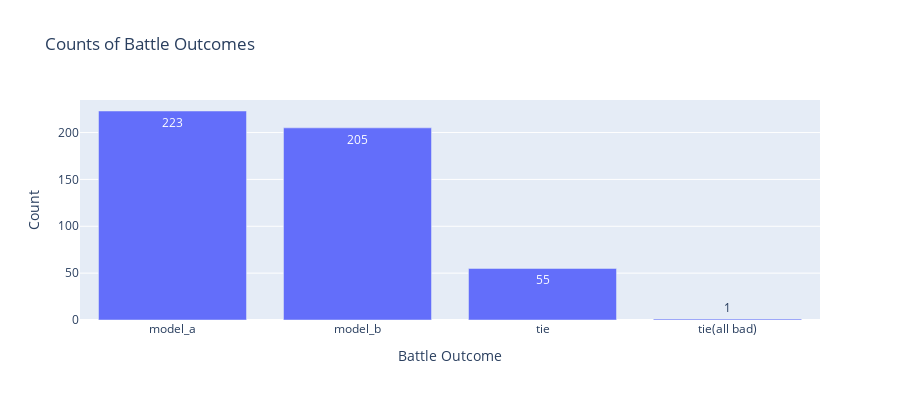

The code cell stored with this chart in its notebook:
### Code cell
fig = px.bar(data["winner"].value_counts(),
             title="Counts of Battle Outcomes", text_auto=True, height=400)
fig.update_layout(xaxis_title="Battle Outcome", yaxis_title="Count",
                  showlegend=False)
fig

### Figure 1 — Plotly figure (JSON) as saved in the notebook; plotly's stock layout.template omitted (floating-point values rounded to 4 significant figures)
{"data": [{"alignmentgroup": "True", "hovertemplate": "variable=count<br>winner=%{x}<br>value=%{y}<extra></extra>", "legendgroup": "count", "marker": {"color": "#636efa", "pattern": {"shape": ""}}, "name": "count", "offsetgroup": "count", "orientation": "v", "showlegend": true, "textposition": "auto", "texttemplate": "%{y}", "type": "bar", "x": ["model_a", "model_b", "tie", "tie(all bad)"], "xaxis": "x", "y": [223, 205, 55, 1], "yaxis": "y"}], "layout": {"barmode": "relative", "height": 400, "legend": {"title": {"text": "variable"}, "tracegroupgap": 0}, "showlegend": false, "title": {"text": "Counts of Battle Outcomes"}, "xaxis": {"anchor": "y", "domain": [0, 1], "title": {"text": "Battle Outcome"}}, "yaxis": {"anchor": "x", "domain": [0, 1], "title": {"text": "Count"}}}}
